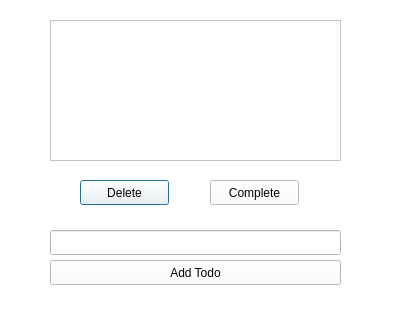
<?xml version="1.0" encoding="UTF-8"?>
<ui version="4.0">
 <class>Dialog</class>
 <widget class="QDialog" name="Dialog">
  <property name="geometry">
   <rect>
    <x>0</x>
    <y>0</y>
    <width>400</width>
    <height>320</height>
   </rect>
  </property>
  <property name="windowTitle">
   <string>Dialog</string>
  </property>
  <property name="styleSheet">
   <string notr="true">background-color: rgb(255, 255, 255);</string>
  </property>
  <widget class="QListView" name="todoList">
   <property name="geometry">
    <rect>
     <x>50</x>
     <y>20</y>
     <width>291</width>
     <height>141</height>
    </rect>
   </property>
   <property name="styleSheet">
    <string notr="true">color: rgb(0, 0, 0);</string>
   </property>
  </widget>
  <widget class="QPushButton" name="btnDelete">
   <property name="geometry">
    <rect>
     <x>80</x>
     <y>180</y>
     <width>89</width>
     <height>25</height>
    </rect>
   </property>
   <property name="styleSheet">
    <string notr="true">color: rgb(0, 0, 0);</string>
   </property>
   <property name="text">
    <string>Delete</string>
   </property>
  </widget>
  <widget class="QPushButton" name="btnComplete">
   <property name="geometry">
    <rect>
     <x>210</x>
     <y>180</y>
     <width>89</width>
     <height>25</height>
    </rect>
   </property>
   <property name="styleSheet">
    <string notr="true">color: rgb(0, 0, 0);</string>
   </property>
   <property name="text">
    <string>Complete</string>
   </property>
  </widget>
  <widget class="QLineEdit" name="lineEdit">
   <property name="geometry">
    <rect>
     <x>50</x>
     <y>230</y>
     <width>291</width>
     <height>25</height>
    </rect>
   </property>
  </widget>
  <widget class="QPushButton" name="btnAdd">
   <property name="geometry">
    <rect>
     <x>50</x>
     <y>260</y>
     <width>291</width>
     <height>25</height>
    </rect>
   </property>
   <property name="styleSheet">
    <string notr="true">color: rgb(0, 0, 0);</string>
   </property>
   <property name="text">
    <string>Add Todo</string>
   </property>
  </widget>
 </widget>
 <resources/>
 <connections/>
</ui>
